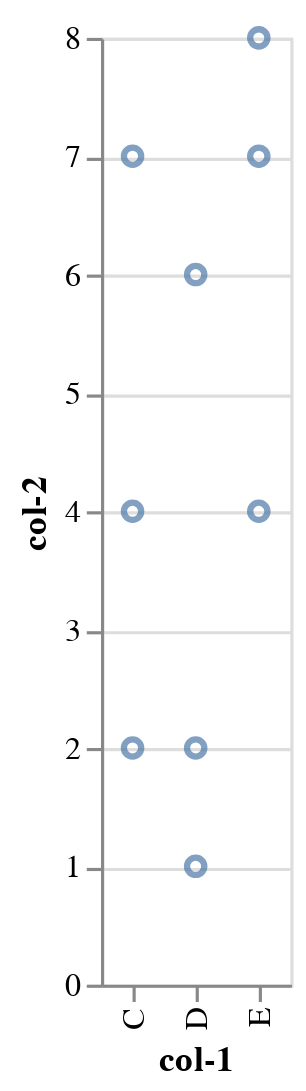

The notebook cell saved with this chart:
### Code cell
data =pd.DataFrame({'col-1':list('CCCDDDEEE'),
'col-2':[2,7,4,1,2,6,8,4,7]})
chart = alt.Chart(data)
alt.Chart(data).mark_point().encode(x= 'col-1',y='col-2')

### Figure 1 — Vega-Lite specification as saved in the notebook (floating-point values rounded to 4 significant figures)
{"config": {"view": {"continuousWidth": 400, "continuousHeight": 300}}, "data": {"name": "data-987ce147df1a029be4356f387a0b52f1"}, "mark": "point", "encoding": {"x": {"type": "nominal", "field": "col-1"}, "y": {"type": "quantitative", "field": "col-2"}}, "$schema": "https://vega.github.io/schema/vega-lite/v4.8.1.json", "datasets": {"data-987ce147df1a029be4356f387a0b52f1": [{"col-1": "C", "col-2": 2}, {"col-1": "C", "col-2": 7}, {"col-1": "C", "col-2": 4}, {"col-1": "D", "col-2": 1}, {"col-1": "D", "col-2": 2}, {"col-1": "D", "col-2": 6}, {"col-1": "E", "col-2": 8}, {"col-1": "E", "col-2": 4}, {"col-1": "E", "col-2": 7}]}}
